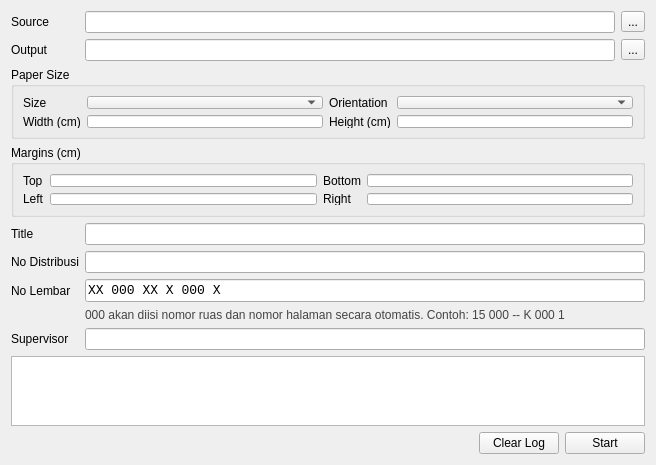
<?xml version="1.0" encoding="UTF-8"?>
<ui version="4.0">
 <class>Form</class>
 <widget class="QWidget" name="Form">
  <property name="geometry">
   <rect>
    <x>0</x>
    <y>0</y>
    <width>656</width>
    <height>465</height>
   </rect>
  </property>
  <property name="minimumSize">
   <size>
    <width>400</width>
    <height>100</height>
   </size>
  </property>
  <property name="windowTitle">
   <string>Documentation</string>
  </property>
  <property name="windowIcon">
   <iconset>
    <normaloff>folder.png</normaloff>folder.png</iconset>
  </property>
  <layout class="QGridLayout" name="gridLayout">
   <item row="1" column="0">
    <widget class="QLabel" name="label_2">
     <property name="text">
      <string>Output</string>
     </property>
    </widget>
   </item>
   <item row="0" column="1">
    <widget class="QLineEdit" name="le_source"/>
   </item>
   <item row="8" column="0">
    <widget class="QLabel" name="label_8">
     <property name="text">
      <string>No Lembar</string>
     </property>
    </widget>
   </item>
   <item row="1" column="2">
    <widget class="QToolButton" name="btn_output">
     <property name="text">
      <string>...</string>
     </property>
    </widget>
   </item>
   <item row="7" column="0">
    <widget class="QLabel" name="lbl_no_dist">
     <property name="text">
      <string>No Distribusi</string>
     </property>
    </widget>
   </item>
   <item row="6" column="0">
    <widget class="QLabel" name="lbl_title">
     <property name="text">
      <string>Title</string>
     </property>
    </widget>
   </item>
   <item row="12" column="0" colspan="3">
    <layout class="QHBoxLayout" name="horizontalLayout_2">
     <item>
      <spacer name="horizontalSpacer">
       <property name="orientation">
        <enum>Qt::Horizontal</enum>
       </property>
       <property name="sizeHint" stdset="0">
        <size>
         <width>40</width>
         <height>20</height>
        </size>
       </property>
      </spacer>
     </item>
     <item>
      <widget class="QPushButton" name="btn_clearLog">
       <property name="text">
        <string>Clear Log</string>
       </property>
      </widget>
     </item>
     <item>
      <widget class="QPushButton" name="btn_start">
       <property name="text">
        <string>Start</string>
       </property>
      </widget>
     </item>
    </layout>
   </item>
   <item row="4" column="0" colspan="3">
    <widget class="QGroupBox" name="gb_margins">
     <property name="title">
      <string>Margins (cm)</string>
     </property>
     <layout class="QGridLayout" name="gridLayout_2">
      <item row="0" column="1">
       <widget class="QLineEdit" name="le_mTop"/>
      </item>
      <item row="0" column="0">
       <widget class="QLabel" name="lbl_mTop">
        <property name="text">
         <string>Top</string>
        </property>
       </widget>
      </item>
      <item row="0" column="2">
       <widget class="QLabel" name="lbl_mBottom">
        <property name="text">
         <string>Bottom</string>
        </property>
       </widget>
      </item>
      <item row="0" column="3">
       <widget class="QLineEdit" name="le_mBottom"/>
      </item>
      <item row="1" column="1">
       <widget class="QLineEdit" name="le_mLeft"/>
      </item>
      <item row="1" column="0">
       <widget class="QLabel" name="lbl_mLeft">
        <property name="text">
         <string>Left</string>
        </property>
       </widget>
      </item>
      <item row="1" column="2">
       <widget class="QLabel" name="lbl_mRight">
        <property name="text">
         <string>Right</string>
        </property>
       </widget>
      </item>
      <item row="1" column="3">
       <widget class="QLineEdit" name="le_mRight"/>
      </item>
     </layout>
    </widget>
   </item>
   <item row="0" column="2">
    <widget class="QToolButton" name="btn_source">
     <property name="text">
      <string>...</string>
     </property>
    </widget>
   </item>
   <item row="8" column="1" colspan="2">
    <widget class="QLineEdit" name="le_no_lembar">
     <property name="font">
      <font>
       <family>Consolas</family>
       <pointsize>10</pointsize>
      </font>
     </property>
     <property name="inputMask">
      <string>&gt;99 \0\0\0 XX A \0\0\0 9;X</string>
     </property>
    </widget>
   </item>
   <item row="0" column="0">
    <widget class="QLabel" name="label">
     <property name="text">
      <string>Source</string>
     </property>
    </widget>
   </item>
   <item row="6" column="1" colspan="2">
    <widget class="QLineEdit" name="le_title"/>
   </item>
   <item row="11" column="0" colspan="3">
    <widget class="QPlainTextEdit" name="te_log">
     <property name="readOnly">
      <bool>true</bool>
     </property>
    </widget>
   </item>
   <item row="3" column="0" colspan="3">
    <widget class="QGroupBox" name="gb_paperSize">
     <property name="title">
      <string>Paper Size</string>
     </property>
     <layout class="QGridLayout" name="gridLayout_3">
      <item row="0" column="0">
       <widget class="QLabel" name="label_5">
        <property name="text">
         <string>Size</string>
        </property>
       </widget>
      </item>
      <item row="2" column="2">
       <widget class="QLabel" name="label_4">
        <property name="text">
         <string>Height (cm)</string>
        </property>
       </widget>
      </item>
      <item row="2" column="3">
       <widget class="QLineEdit" name="le_paperHeight"/>
      </item>
      <item row="2" column="0">
       <widget class="QLabel" name="label_3">
        <property name="text">
         <string>Width (cm)</string>
        </property>
       </widget>
      </item>
      <item row="2" column="1">
       <widget class="QLineEdit" name="le_paperWidth"/>
      </item>
      <item row="0" column="1">
       <widget class="QComboBox" name="cb_paperSize"/>
      </item>
      <item row="0" column="2">
       <widget class="QLabel" name="label_6">
        <property name="text">
         <string>Orientation</string>
        </property>
       </widget>
      </item>
      <item row="0" column="3">
       <widget class="QComboBox" name="cb_paperOrientation"/>
      </item>
     </layout>
    </widget>
   </item>
   <item row="7" column="1" colspan="2">
    <widget class="QLineEdit" name="le_no_dist"/>
   </item>
   <item row="10" column="1" colspan="2">
    <widget class="QLineEdit" name="le_supervisor"/>
   </item>
   <item row="13" column="1">
    <spacer name="verticalSpacer">
     <property name="orientation">
      <enum>Qt::Vertical</enum>
     </property>
     <property name="sizeHint" stdset="0">
      <size>
       <width>20</width>
       <height>40</height>
      </size>
     </property>
    </spacer>
   </item>
   <item row="1" column="1">
    <widget class="QLineEdit" name="le_output"/>
   </item>
   <item row="10" column="0">
    <widget class="QLabel" name="label_7">
     <property name="text">
      <string>Supervisor</string>
     </property>
    </widget>
   </item>
   <item row="9" column="1" colspan="2">
    <widget class="QLabel" name="label_9">
     <property name="styleSheet">
      <string notr="true">color: #444</string>
     </property>
     <property name="text">
      <string>000 akan diisi nomor ruas dan nomor halaman secara otomatis. Contoh: 15 000 -- K 000 1</string>
     </property>
    </widget>
   </item>
  </layout>
 </widget>
 <tabstops>
  <tabstop>le_source</tabstop>
  <tabstop>btn_source</tabstop>
  <tabstop>le_output</tabstop>
  <tabstop>btn_output</tabstop>
  <tabstop>cb_paperSize</tabstop>
  <tabstop>cb_paperOrientation</tabstop>
  <tabstop>le_paperWidth</tabstop>
  <tabstop>le_paperHeight</tabstop>
  <tabstop>le_mTop</tabstop>
  <tabstop>le_mBottom</tabstop>
  <tabstop>le_mLeft</tabstop>
  <tabstop>le_mRight</tabstop>
  <tabstop>le_title</tabstop>
  <tabstop>le_no_dist</tabstop>
  <tabstop>le_no_lembar</tabstop>
  <tabstop>le_supervisor</tabstop>
  <tabstop>te_log</tabstop>
  <tabstop>btn_start</tabstop>
  <tabstop>btn_clearLog</tabstop>
 </tabstops>
 <resources/>
 <connections/>
</ui>
